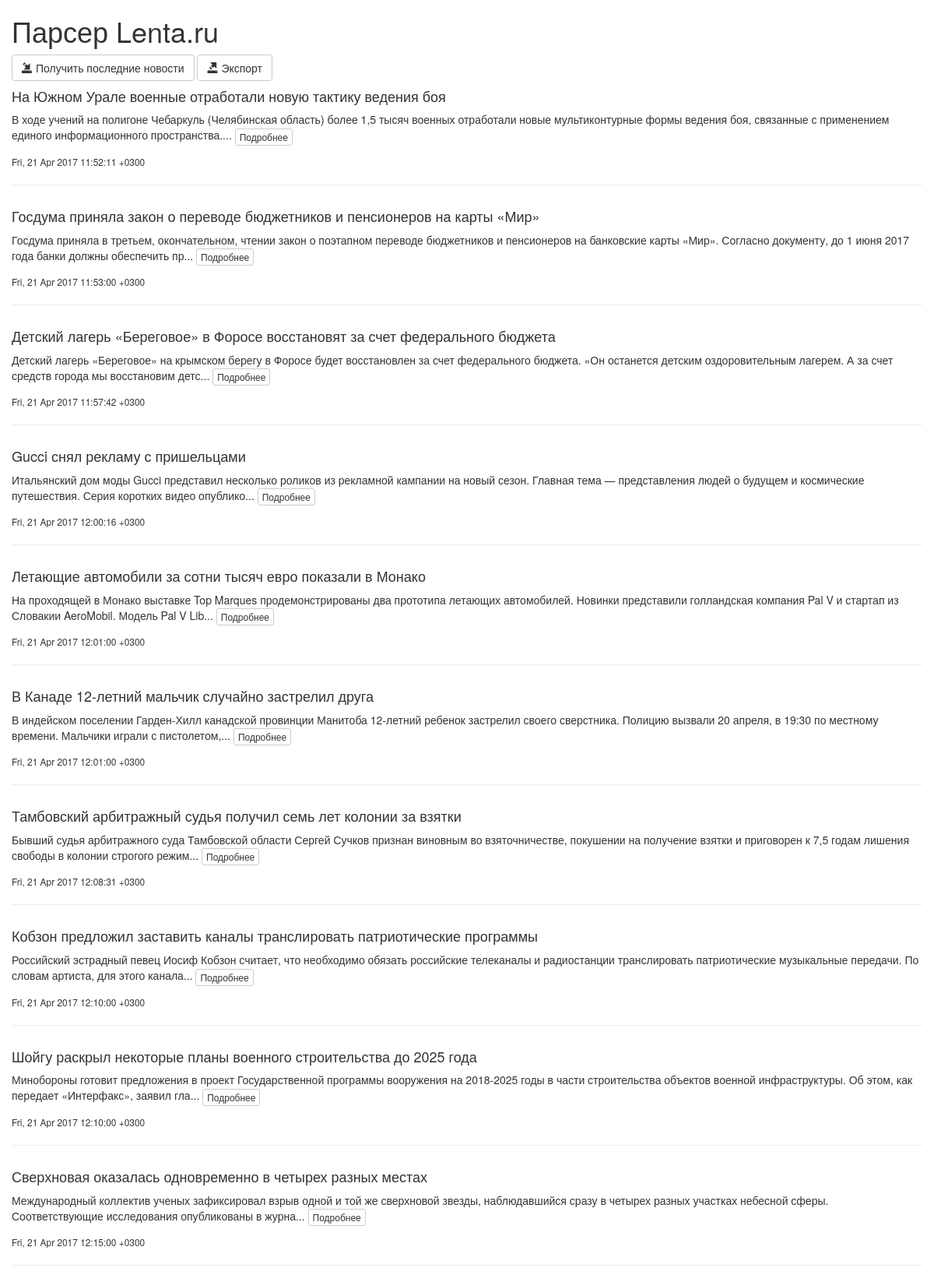
The page / (upper part) on the database its author committed.
### tables this page shows
CREATE TABLE `news` (
  `id` int(11) NOT NULL,
  `description` text NOT NULL,
  `image` varchar(255) DEFAULT NULL,
  `url` varchar(255) NOT NULL,
  `title` text NOT NULL,
  `pubdate` int(11) NOT NULL,
  `text` text
);

### components/Routes.php (called while the page is built)
<?php
return array(
    'csv' => 'NewsController/actionCsv',
    'parser' => 'ParserController/actionFiftyNews',
    'add' => 'ParserController/actionIndex',
    'news/([0-9]+)' => 'NewsController/actionIndex/$1',
    'index.php' => 'SiteController/actionIndex',
    '' => 'SiteController/actionIndex',
);

### controllers/SiteController.php (called while the page is built)
<?php
class SiteController {
    public function actionIndex()
    {
        $news_list = News::getNewsList();
        require_once(ROOT. '/views/site/index.php');
        return true;
    }
}

### index.php (called while the page is built, shortened)
<?php
$router = new Router;
$router -> run();

### models/News.php (called while the page is built, shortened)
<?php
class News {
    public static function getNewsList()
    {
        $db = DB::getConnection();
        $news_list = array();
        $result = $db -> query('SELECT id, description, url, title, pubdate FROM news '
                               . 'ORDER BY id ASC');
        for ($i = 0; $row = $result -> fetch(); $i++) {
            $news_list[$i]['id'] = $row['id'];
            $news_list[$i]['description'] = $row['description'];
            $news_list[$i]['url'] = $row['url'];
            $news_list[$i]['title'] = $row['title'];
            $news_list[$i]['pubdate'] = $row['pubdate'];
        }
        return $news_list;
    }
}

### views/site/index.php (the view)
<?php include ROOT . '/views/lego/header.php'; ?>
        <div class="container">
            <div class="row">
                <h1>Парсер Lenta.ru</h1>
                <a class="btn btn-default" href="/add" role="button">
                    <i class="glyphicon glyphicon-import"></i>  Получить последние новости
                </a>
                <a class="btn btn-default" href="/csv" role="button">
                    <i class="glyphicon glyphicon-export"></i>  Экспорт
                </a>
            </div>
        </div>
        <div class="container">
            <?php foreach ($news_list as $news): ?>
                <div class="row">
                    <h4><?php echo $news['title']; ?></h4>
                    <p>
                        <?php echo mb_strimwidth($news['description'], 0, 203, '...'); ?>
                        <a class="btn btn-default btn-xs" href="/news/<?php echo $news['id']; ?>" role="button">
                            Подробнее
                        </a>
                    </p>
                    <small><?php echo date('r', $news['pubdate']); ?></small>
                    <br><hr>
                </div>
            <?php endforeach ?>
        </div>
<?php include ROOT . '/views/lego/footer.php'; ?>

### components/Router.php (shortened to what this page needs)
<?php
class Router {
    private $routes;
    public function __construct()
    {
        $this -> routes = include_once(ROOT. '/components/Routes.php');
    }
    private function getUri()
    {
            return trim($_SERVER['REQUEST_URI'],'/');
    }
    public function run()
    {
        $uri = $this -> getUri();
        foreach ($this -> routes as $uri_save => $path) {
            if (preg_match("~$uri_save~", $uri)) {
                $path_new = preg_replace("~$uri_save~", $path, $uri);
                $path_bit = explode('/', $path_new);
                $controller = array_shift($path_bit);
                $action = array_shift($path_bit);
                $parameters = $path_bit;
                $controller_obj = new $controller;
                $result = call_user_func_array(array($controller_obj, $action), $parameters);
                if ($result != null) {
                    break;
                }
            }
        }
    }
}

### views/lego/header.php (shortened to what this page needs)
<!DOCTYPE html>
<html lang="ru">
    <head>
        <link href="/vendor/twbs/bootstrap/dist/css/bootstrap.min.css" rel="stylesheet">
    </head>
    <body>

### views/lego/footer.php (shortened to what this page needs)
    </body>
</html>

### rows shown on the page
news: title "На Южном Урале военные отработали новую тактику ведения боя", description "В ходе учений на полигоне Чебаркуль (Челябинская область) более 1,5 тысяч военных отработали новые мультиконтурные формы ведения боя, связанные с применением единого информационного пространства....", pubdate "Fri, 21 Apr 2017 11:52:11 +0300"
news: title "Госдума приняла закон о переводе бюджетников и пенсионеров на карты «Мир»", description "Госдума приняла в третьем, окончательном, чтении закон о поэтапном переводе бюджетников и пенсионеров на банковские карты «Мир». Согласно документу, до 1 июня 2017 года банки должны обеспечить пр...", pubdate "Fri, 21 Apr 2017 11:53:00 +0300"
news: title "Детский лагерь «Береговое» в Форосе восстановят за счет федерального бюджета", description "Детский лагерь «Береговое» на крымском берегу в Форосе будет восстановлен за счет федерального бюджета. «Он останется детским оздоровительным лагерем. А за счет средств города мы восстановим детс...", pubdate "Fri, 21 Apr 2017 11:57:42 +0300"
news: title "Gucci снял рекламу с пришельцами", description "Итальянский дом моды Gucci представил несколько роликов из рекламной кампании на новый сезон. Главная тема — представления людей о будущем и космические путешествия. Серия коротких видео опублико...", pubdate "Fri, 21 Apr 2017 12:00:16 +0300"
news: title "Летающие автомобили за сотни тысяч евро показали в Монако", description "На проходящей в Монако выставке Top Marques продемонстрированы два прототипа летающих автомобилей. Новинки представили голландская компания Pal V и стартап из Словакии AeroMobil. Модель Pal V Lib...", pubdate "Fri, 21 Apr 2017 12:01:00 +0300"
news: title "В Канаде 12-летний мальчик случайно застрелил друга", description "В индейском поселении Гарден-Хилл канадской провинции Манитоба 12-летний ребенок застрелил своего сверстника. Полицию вызвали 20 апреля, в 19:30 по местному времени. Мальчики играли с пистолетом,...", pubdate "Fri, 21 Apr 2017 12:01:00 +0300"
news: title "Тамбовский арбитражный судья получил семь лет колонии за взятки", description "Бывший судья арбитражного суда Тамбовской области Сергей Сучков признан виновным во взяточничестве, покушении на получение взятки и приговорен к 7,5 годам лишения свободы в колонии строгого режим...", pubdate "Fri, 21 Apr 2017 12:08:31 +0300"
news: title "Кобзон предложил заставить каналы транслировать патриотические программы", description "Российский эстрадный певец Иосиф Кобзон считает, что необходимо обязать российские телеканалы и радиостанции транслировать патриотические музыкальные передачи. По словам артиста, для этого канала...", pubdate "Fri, 21 Apr 2017 12:10:00 +0300"
news: title "Шойгу раскрыл некоторые планы военного строительства до 2025 года", description "Минобороны готовит предложения в проект Государственной программы вооружения на 2018-2025 годы в части строительства объектов военной инфраструктуры. Об этом, как передает «Интерфакс», заявил гла...", pubdate "Fri, 21 Apr 2017 12:10:00 +0300"
news: title "Сверхновая оказалась одновременно в четырех разных местах", description "Международный коллектив ученых зафиксировал взрыв одной и той же сверхновой звезды, наблюдавшийся сразу в четырех разных участках небесной сферы. Соответствующие исследования опубликованы в журна...", pubdate "Fri, 21 Apr 2017 12:15:00 +0300"
